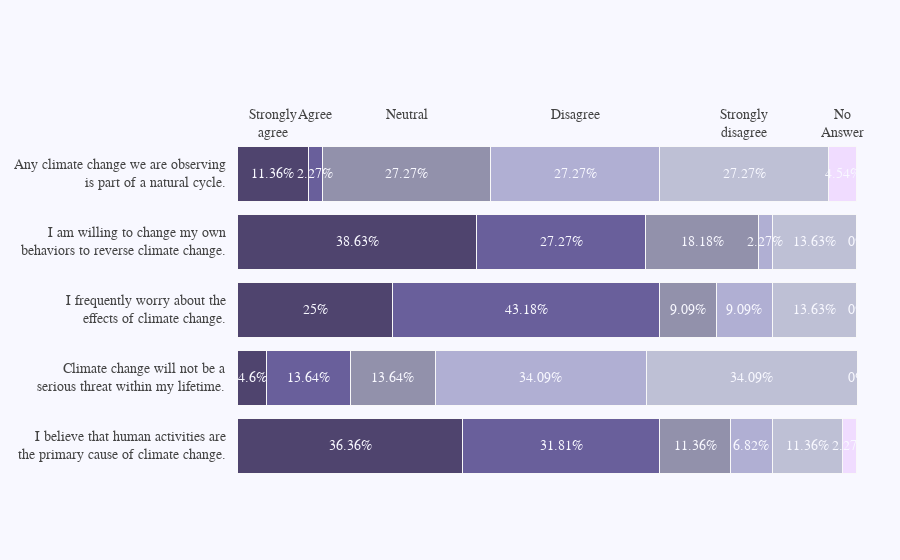

Notebook source saved alongside this figure:
### Code cell
## Note https://plotly.com/python/horizontal-bar-charts/
## x_data = percentages for each of the climate change belief questions (5)

top_labels = ['Strongly<br>agree', 'Agree', 'Neutral', 'Disagree',
              'Strongly<br>disagree', 'No<br>Answer']

colors = ['rgba(38, 24, 74, 0.8)', 'rgba(71, 58, 131, 0.8)',
          'rgba(122, 120, 150, 0.8)', 'rgba(164, 163, 204, 0.85)',
          'rgba(190, 192, 213, 1)', 'rgba(240, 220, 255, 1)']

x_data = [[36.36, 31.81, 11.36, 6.82, 11.36,2.27],
          [4.6, 13.64, 13.64, 34.09, 34.09,0],
          [25, 43.18, 9.09, 9.09, 13.63, 0],
          [38.63, 27.27, 18.18, 2.27, 13.63, 0],
          [11.36, 2.27, 27.27, 27.27, 27.27, 4.54]]

y_data = ['I believe that human activities are<br>the primary cause of climate change.',
          'Climate change will not be a<br>serious threat within my lifetime.',
          'I frequently worry about the<br> effects of climate change.',
          'I am willing to change my own<br>behaviors to reverse climate change.',
          'Any climate change we are observing<br>is part of a natural cycle.']

fig = go.Figure()

for i in range(0, len(x_data[0])):
    for xd, yd in zip(x_data, y_data):
        fig.add_trace(go.Bar(
            x=[xd[i]], y=[yd],
            orientation='h',
            marker=dict(
                color=colors[i],
                line=dict(color='rgb(248, 248, 249)', width=1)
            )
        ))

fig.layout.update(
    xaxis=dict(
        showgrid=False,
        showline=False,
        showticklabels=False,
        zeroline=False,
        domain=[0.15, 1]
    ),
    yaxis=dict(
        showgrid=False,
        showline=False,
        showticklabels=False,
        zeroline=False,
    ),
    barmode='stack',
    paper_bgcolor='rgb(248, 248, 255)',
    plot_bgcolor='rgb(248, 248, 255)',
    margin=dict(l=120, r=10, t=140, b=80),
    showlegend=False,
)

annotations = []

for yd, xd in zip(y_data, x_data):
    # labeling the y-axis
    annotations.append(dict(xref='paper', yref='y',
                            x=0.14, y=yd,
                            xanchor='right',
                            text=str(yd),
                            font=dict(family='Arial', size=14,
                                      color='rgb(67, 67, 67)'),
                            showarrow=False, align='right'))
    # labeling the first percentage of each bar (x_axis)
    annotations.append(dict(xref='x', yref='y',
                            x=xd[0] / 2, y=yd,
                            text=str(xd[0]) + '%',
                            font=dict(family='Arial', size=14,
                                      color='rgb(248, 248, 255)'),
                            showarrow=False))
    # labeling the first Likert scale (on the top)
    if yd == y_data[-1]:
        annotations.append(dict(xref='x', yref='paper',
                                x=xd[0] / 2, y=1.1,
                                text=top_labels[0],
                                font=dict(family='Arial', size=14,
                                          color='rgb(67, 67, 67)'),
                                showarrow=False))
    space = xd[0]
    for i in range(1, len(xd)):
            # labeling the rest of percentages for each bar (x_axis)
            annotations.append(dict(xref='x', yref='y',
                                    x=space + (xd[i]/2), y=yd,
                                    text=str(xd[i]) + '%',
                                    font=dict(family='Arial', size=14,
                                              color='rgb(248, 248, 255)'),
                                    showarrow=False))
            # labeling the Likert scale
            if yd == y_data[-1]:
                annotations.append(dict(xref='x', yref='paper',
                                        x=space + (xd[i]/2), y=1.1,
                                        text=top_labels[i],
                                        font=dict(family='Arial', size=14,
                                                  color='rgb(67, 67, 67)'),
                                        showarrow=False))
            space += xd[i]

fig.layout.update(annotations=annotations)

fig.show()

### Figure 1 — Plotly figure (JSON) as saved in the notebook; plotly's stock layout.template omitted (floating-point values rounded to 4 significant figures)
{"data": [{"marker": {"color": "rgba(38, 24, 74, 0.8)", "line": {"color": "rgb(248, 248, 249)", "width": 1}}, "orientation": "h", "type": "bar", "uid": "ea6eac98-bbeb-4c0c-80e6-da2643210ed5", "x": [36.36], "y": ["I believe that human activities are<br>the primary cause of climate change."]}, {"marker": {"color": "rgba(38, 24, 74, 0.8)", "line": {"color": "rgb(248, 248, 249)", "width": 1}}, "orientation": "h", "type": "bar", "uid": "b23120cb-47b8-4419-8242-7d33dab7b59e", "x": [4.6], "y": ["Climate change will not be a<br>serious threat within my lifetime."]}, {"marker": {"color": "rgba(38, 24, 74, 0.8)", "line": {"color": "rgb(248, 248, 249)", "width": 1}}, "orientation": "h", "type": "bar", "uid": "83c5c2cd-c278-4bd1-bce6-2618216322d6", "x": [25], "y": ["I frequently worry about the<br> effects of climate change."]}, {"marker": {"color": "rgba(38, 24, 74, 0.8)", "line": {"color": "rgb(248, 248, 249)", "width": 1}}, "orientation": "h", "type": "bar", "uid": "04b44544-9861-48a3-bc41-786b2da8240d", "x": [38.63], "y": ["I am willing to change my own<br>behaviors to reverse climate change."]}, {"marker": {"color": "rgba(38, 24, 74, 0.8)", "line": {"color": "rgb(248, 248, 249)", "width": 1}}, "orientation": "h", "type": "bar", "uid": "a1f20617-4115-47fb-97b4-3999dad39bef", "x": [11.36], "y": ["Any climate change we are observing<br>is part of a natural cycle."]}, {"marker": {"color": "rgba(71, 58, 131, 0.8)", "line": {"color": "rgb(248, 248, 249)", "width": 1}}, "orientation": "h", "type": "bar", "uid": "21c34cd3-a327-4728-9423-88178505f5ee", "x": [31.81], "y": ["I believe that human activities are<br>the primary cause of climate change."]}, {"marker": {"color": "rgba(71, 58, 131, 0.8)", "line": {"color": "rgb(248, 248, 249)", "width": 1}}, "orientation": "h", "type": "bar", "uid": "22c09e2f-f48e-482e-b4f9-4e3951fdd70b", "x": [13.64], "y": ["Climate change will not be a<br>serious threat within my lifetime."]}, {"marker": {"color": "rgba(71, 58, 131, 0.8)", "line": {"color": "rgb(248, 248, 249)", "width": 1}}, "orientation": "h", "type": "bar", "uid": "616899a3-627a-41b8-ad75-491668bc73a1", "x": [43.18], "y": ["I frequently worry about the<br> effects of climate change."]}, {"marker": {"color": "rgba(71, 58, 131, 0.8)", "line": {"color": "rgb(248, 248, 249)", "width": 1}}, "orientation": "h", "type": "bar", "uid": "271924a1-ec2e-403e-8a05-f26726585f2c", "x": [27.27], "y": ["I am willing to change my own<br>behaviors to reverse climate change."]}, {"marker": {"color": "rgba(71, 58, 131, 0.8)", "line": {"color": "rgb(248, 248, 249)", "width": 1}}, "orientation": "h", "type": "bar", "uid": "4ec83494-116c-4c1b-b10c-385ef9ae6e08", "x": [2.27], "y": ["Any climate change we are observing<br>is part of a natural cycle."]}, {"marker": {"color": "rgba(122, 120, 150, 0.8)", "line": {"color": "rgb(248, 248, 249)", "width": 1}}, "orientation": "h", "type": "bar", "uid": "e6217817-eccc-4748-a0ff-909d93bbd2a4", "x": [11.36], "y": ["I believe that human activities are<br>the primary cause of climate change."]}, {"marker": {"color": "rgba(122, 120, 150, 0.8)", "line": {"color": "rgb(248, 248, 249)", "width": 1}}, "orientation": "h", "type": "bar", "uid": "841d1e88-9105-46e0-a98b-cf5b3ecf5c21", "x": [13.64], "y": ["Climate change will not be a<br>serious threat within my lifetime."]}, {"marker": {"color": "rgba(122, 120, 150, 0.8)", "line": {"color": "rgb(248, 248, 249)", "width": 1}}, "orientation": "h", "type": "bar", "uid": "04961a7d-3e43-4973-ad65-746d1eb6af71", "x": [9.09], "y": ["I frequently worry about the<br> effects of climate change."]}, {"marker": {"color": "rgba(122, 120, 150, 0.8)", "line": {"color": "rgb(248, 248, 249)", "width": 1}}, "orientation": "h", "type": "bar", "uid": "9e95e33d-405c-40a4-800f-d725322d347d", "x": [18.18], "y": ["I am willing to change my own<br>behaviors to reverse climate change."]}, {"marker": {"color": "rgba(122, 120, 150, 0.8)", "line": {"color": "rgb(248, 248, 249)", "width": 1}}, "orientation": "h", "type": "bar", "uid": "f6e6833f-6870-44de-b996-2188fa44f297", "x": [27.27], "y": ["Any climate change we are observing<br>is part of a natural cycle."]}, {"marker": {"color": "rgba(164, 163, 204, 0.85)", "line": {"color": "rgb(248, 248, 249)", "width": 1}}, "orientation": "h", "type": "bar", "uid": "b58737b0-e1ed-40d5-bb1e-32bbf4a801eb", "x": [6.82], "y": ["I believe that human activities are<br>the primary cause of climate change."]}, {"marker": {"color": "rgba(164, 163, 204, 0.85)", "line": {"color": "rgb(248, 248, 249)", "width": 1}}, "orientation": "h", "type": "bar", "uid": "496dba7f-9e05-479c-a6ed-79057b2bfe1d", "x": [34.09], "y": ["Climate change will not be a<br>serious threat within my lifetime."]}, {"marker": {"color": "rgba(164, 163, 204, 0.85)", "line": {"color": "rgb(248, 248, 249)", "width": 1}}, "orientation": "h", "type": "bar", "uid": "036ad87c-e1d6-4871-a861-4fee186f4459", "x": [9.09], "y": ["I frequently worry about the<br> effects of climate change."]}, {"marker": {"color": "rgba(164, 163, 204, 0.85)", "line": {"color": "rgb(248, 248, 249)", "width": 1}}, "orientation": "h", "type": "bar", "uid": "2e3651dd-46fe-4d47-8b68-2b84c315b2ae", "x": [2.27], "y": ["I am willing to change my own<br>behaviors to reverse climate change."]}, {"marker": {"color": "rgba(164, 163, 204, 0.85)", "line": {"color": "rgb(248, 248, 249)", "width": 1}}, "orientation": "h", "type": "bar", "uid": "7ce350fd-fafd-4a11-b95d-cacf30250e23", "x": [27.27], "y": ["Any climate change we are observing<br>is part of a natural cycle."]}, {"marker": {"color": "rgba(190, 192, 213, 1)", "line": {"color": "rgb(248, 248, 249)", "width": 1}}, "orientation": "h", "type": "bar", "uid": "fe8f1090-85bf-4b09-84fa-3598d5f43ec5", "x": [11.36], "y": ["I believe that human activities are<br>the primary cause of climate change."]}, {"marker": {"color": "rgba(190, 192, 213, 1)", "line": {"color": "rgb(248, 248, 249)", "width": 1}}, "orientation": "h", "type": "bar", "uid": "3e875e27-14b2-47c4-a574-4600c3231ab2", "x": [34.09], "y": ["Climate change will not be a<br>serious threat within my lifetime."]}, {"marker": {"color": "rgba(190, 192, 213, 1)", "line": {"color": "rgb(248, 248, 249)", "width": 1}}, "orientation": "h", "type": "bar", "uid": "07522566-ee3c-4012-8e83-f9e1f073fd85", "x": [13.63], "y": ["I frequently worry about the<br> effects of climate change."]}, {"marker": {"color": "rgba(190, 192, 213, 1)", "line": {"color": "rgb(248, 248, 249)", "width": 1}}, "orientation": "h", "type": "bar", "uid": "b2af1954-cb9c-47ce-bcc1-cae44278b694", "x": [13.63], "y": ["I am willing to change my own<br>behaviors to reverse climate change."]}, {"marker": {"color": "rgba(190, 192, 213, 1)", "line": {"color": "rgb(248, 248, 249)", "width": 1}}, "orientation": "h", "type": "bar", "uid": "66736dd1-4563-496a-b98b-63eb5b7f0266", "x": [27.27], "y": ["Any climate change we are observing<br>is part of a natural cycle."]}, {"marker": {"color": "rgba(240, 220, 255, 1)", "line": {"color": "rgb(248, 248, 249)", "width": 1}}, "orientation": "h", "type": "bar", "uid": "98606330-ecf7-4e7a-ac03-add22a125679", "x": [2.27], "y": ["I believe that human activities are<br>the primary cause of climate change."]}, {"marker": {"color": "rgba(240, 220, 255, 1)", "line": {"color": "rgb(248, 248, 249)", "width": 1}}, "orientation": "h", "type": "bar", "uid": "c79760ad-6bea-4b16-b6ee-383991aeeae7", "x": [0], "y": ["Climate change will not be a<br>serious threat within my lifetime."]}, {"marker": {"color": "rgba(240, 220, 255, 1)", "line": {"color": "rgb(248, 248, 249)", "width": 1}}, "orientation": "h", "type": "bar", "uid": "e7cc2017-86c5-462b-a52f-ca0543942053", "x": [0], "y": ["I frequently worry about the<br> effects of climate change."]}, {"marker": {"color": "rgba(240, 220, 255, 1)", "line": {"color": "rgb(248, 248, 249)", "width": 1}}, "orientation": "h", "type": "bar", "uid": "5553aaeb-e753-4571-bff6-ce4011f92e61", "x": [0], "y": ["I am willing to change my own<br>behaviors to reverse climate change."]}, {"marker": {"color": "rgba(240, 220, 255, 1)", "line": {"color": "rgb(248, 248, 249)", "width": 1}}, "orientation": "h", "type": "bar", "uid": "83ea4f9a-a883-46a9-b6ae-6a08cda0c929", "x": [4.54], "y": ["Any climate change we are observing<br>is part of a natural cycle."]}], "layout": {"annotations": [{"align": "right", "font": {"color": "rgb(67, 67, 67)", "family": "Arial", "size": 14}, "showarrow": false, "text": "I believe that human activities are<br>the primary cause of climate change.", "x": 0.14, "xanchor": "right", "xref": "paper", "y": "I believe that human activities are<br>the primary cause of climate change.", "yref": "y"}, {"font": {"color": "rgb(248, 248, 255)", "family": "Arial", "size": 14}, "showarrow": false, "text": "36.36%", "x": 18.18, "xref": "x", "y": "I believe that human activities are<br>the primary cause of climate change.", "yref": "y"}, {"font": {"color": "rgb(248, 248, 255)", "family": "Arial", "size": 14}, "showarrow": false, "text": "31.81%", "x": 52.27, "xref": "x", "y": "I believe that human activities are<br>the primary cause of climate change.", "yref": "y"}, {"font": {"color": "rgb(248, 248, 255)", "family": "Arial", "size": 14}, "showarrow": false, "text": "11.36%", "x": 73.85, "xref": "x", "y": "I believe that human activities are<br>the primary cause of climate change.", "yref": "y"}, {"font": {"color": "rgb(248, 248, 255)", "family": "Arial", "size": 14}, "showarrow": false, "text": "6.82%", "x": 82.94, "xref": "x", "y": "I believe that human activities are<br>the primary cause of climate change.", "yref": "y"}, {"font": {"color": "rgb(248, 248, 255)", "family": "Arial", "size": 14}, "showarrow": false, "text": "11.36%", "x": 92.03, "xref": "x", "y": "I believe that human activities are<br>the primary cause of climate change.", "yref": "y"}, {"font": {"color": "rgb(248, 248, 255)", "family": "Arial", "size": 14}, "showarrow": false, "text": "2.27%", "x": 98.84, "xref": "x", "y": "I believe that human activities are<br>the primary cause of climate change.", "yref": "y"}, {"align": "right", "font": {"color": "rgb(67, 67, 67)", "family": "Arial", "size": 14}, "showarrow": false, "text": "Climate change will not be a<br>serious threat within my lifetime.", "x": 0.14, "xanchor": "right", "xref": "paper", "y": "Climate change will not be a<br>serious threat within my lifetime.", "yref": "y"}, {"font": {"color": "rgb(248, 248, 255)", "family": "Arial", "size": 14}, "showarrow": false, "text": "4.6%", "x": 2.3, "xref": "x", "y": "Climate change will not be a<br>serious threat within my lifetime.", "yref": "y"}, {"font": {"color": "rgb(248, 248, 255)", "family": "Arial", "size": 14}, "showarrow": false, "text": "13.64%", "x": 11.42, "xref": "x", "y": "Climate change will not be a<br>serious threat within my lifetime.", "yref": "y"}, {"font": {"color": "rgb(248, 248, 255)", "family": "Arial", "size": 14}, "showarrow": false, "text": "13.64%", "x": 25.06, "xref": "x", "y": "Climate change will not be a<br>serious threat within my lifetime.", "yref": "y"}, {"font": {"color": "rgb(248, 248, 255)", "family": "Arial", "size": 14}, "showarrow": false, "text": "34.09%", "x": 48.93, "xref": "x", "y": "Climate change will not be a<br>serious threat within my lifetime.", "yref": "y"}, {"font": {"color": "rgb(248, 248, 255)", "family": "Arial", "size": 14}, "showarrow": false, "text": "34.09%", "x": 83.02, "xref": "x", "y": "Climate change will not be a<br>serious threat within my lifetime.", "yref": "y"}, {"font": {"color": "rgb(248, 248, 255)", "family": "Arial", "size": 14}, "showarrow": false, "text": "0%", "x": 100.1, "xref": "x", "y": "Climate change will not be a<br>serious threat within my lifetime.", "yref": "y"}, {"align": "right", "font": {"color": "rgb(67, 67, 67)", "family": "Arial", "size": 14}, "showarrow": false, "text": "I frequently worry about the<br> effects of climate change.", "x": 0.14, "xanchor": "right", "xref": "paper", "y": "I frequently worry about the<br> effects of climate change.", "yref": "y"}, {"font": {"color": "rgb(248, 248, 255)", "family": "Arial", "size": 14}, "showarrow": false, "text": "25%", "x": 12.5, "xref": "x", "y": "I frequently worry about the<br> effects of climate change.", "yref": "y"}, {"font": {"color": "rgb(248, 248, 255)", "family": "Arial", "size": 14}, "showarrow": false, "text": "43.18%", "x": 46.59, "xref": "x", "y": "I frequently worry about the<br> effects of climate change.", "yref": "y"}, {"font": {"color": "rgb(248, 248, 255)", "family": "Arial", "size": 14}, "showarrow": false, "text": "9.09%", "x": 72.73, "xref": "x", "y": "I frequently worry about the<br> effects of climate change.", "yref": "y"}, {"font": {"color": "rgb(248, 248, 255)", "family": "Arial", "size": 14}, "showarrow": false, "text": "9.09%", "x": 81.82, "xref": "x", "y": "I frequently worry about the<br> effects of climate change.", "yref": "y"}, {"font": {"color": "rgb(248, 248, 255)", "family": "Arial", "size": 14}, "showarrow": false, "text": "13.63%", "x": 93.18, "xref": "x", "y": "I frequently worry about the<br> effects of climate change.", "yref": "y"}, {"font": {"color": "rgb(248, 248, 255)", "family": "Arial", "size": 14}, "showarrow": false, "text": "0%", "x": 99.99, "xref": "x", "y": "I frequently worry about the<br> effects of climate change.", "yref": "y"}, {"align": "right", "font": {"color": "rgb(67, 67, 67)", "family": "Arial", "size": 14}, "showarrow": false, "text": "I am willing to change my own<br>behaviors to reverse climate change.", "x": 0.14, "xanchor": "right", "xref": "paper", "y": "I am willing to change my own<br>behaviors to reverse climate change.", "yref": "y"}, {"font": {"color": "rgb(248, 248, 255)", "family": "Arial", "size": 14}, "showarrow": false, "text": "38.63%", "x": 19.32, "xref": "x", "y": "I am willing to change my own<br>behaviors to reverse climate change.", "yref": "y"}, {"font": {"color": "rgb(248, 248, 255)", "family": "Arial", "size": 14}, "showarrow": false, "text": "27.27%", "x": 52.27, "xref": "x", "y": "I am willing to change my own<br>behaviors to reverse climate change.", "yref": "y"}, {"font": {"color": "rgb(248, 248, 255)", "family": "Arial", "size": 14}, "showarrow": false, "text": "18.18%", "x": 74.99, "xref": "x", "y": "I am willing to change my own<br>behaviors to reverse climate change.", "yref": "y"}, {"font": {"color": "rgb(248, 248, 255)", "family": "Arial", "size": 14}, "showarrow": false, "text": "2.27%", "x": 85.22, "xref": "x", "y": "I am willing to change my own<br>behaviors to reverse climate change.", "yref": "y"}, {"font": {"color": "rgb(248, 248, 255)", "family": "Arial", "size": 14}, "showarrow": false, "text": "13.63%", "x": 93.17, "xref": "x", "y": "I am willing to change my own<br>behaviors to reverse climate change.", "yref": "y"}, {"font": {"color": "rgb(248, 248, 255)", "family": "Arial", "size": 14}, "showarrow": false, "text": "0%", "x": 99.98, "xref": "x", "y": "I am willing to change my own<br>behaviors to reverse climate change.", "yref": "y"}, {"align": "right", "font": {"color": "rgb(67, 67, 67)", "family": "Arial", "size": 14}, "showarrow": false, "text": "Any climate change we are observing<br>is part of a natural cycle.", "x": 0.14, "xanchor": "right", "xref": "paper", "y": "Any climate change we are observing<br>is part of a natural cycle.", "yref": "y"}, {"font": {"color": "rgb(248, 248, 255)", "family": "Arial", "size": 14}, "showarrow": false, "text": "11.36%", "x": 5.68, "xref": "x", "y": "Any climate change we are observing<br>is part of a natural cycle.", "yref": "y"}, {"font": {"color": "rgb(67, 67, 67)", "family": "Arial", "size": 14}, "showarrow": false, "text": "Strongly<br>agree", "x": 5.68, "xref": "x", "y": 1.1, "yref": "paper"}, {"font": {"color": "rgb(248, 248, 255)", "family": "Arial", "size": 14}, "showarrow": false, "text": "2.27%", "x": 12.49, "xref": "x", "y": "Any climate change we are observing<br>is part of a natural cycle.", "yref": "y"}, {"font": {"color": "rgb(67, 67, 67)", "family": "Arial", "size": 14}, "showarrow": false, "text": "Agree", "x": 12.49, "xref": "x", "y": 1.1, "yref": "paper"}, {"font": {"color": "rgb(248, 248, 255)", "family": "Arial", "size": 14}, "showarrow": false, "text": "27.27%", "x": 27.27, "xref": "x", "y": "Any climate change we are observing<br>is part of a natural cycle.", "yref": "y"}, {"font": {"color": "rgb(67, 67, 67)", "family": "Arial", "size": 14}, "showarrow": false, "text": "Neutral", "x": 27.27, "xref": "x", "y": 1.1, "yref": "paper"}, {"font": {"color": "rgb(248, 248, 255)", "family": "Arial", "size": 14}, "showarrow": false, "text": "27.27%", "x": 54.53, "xref": "x", "y": "Any climate change we are observing<br>is part of a natural cycle.", "yref": "y"}, {"font": {"color": "rgb(67, 67, 67)", "family": "Arial", "size": 14}, "showarrow": false, "text": "Disagree", "x": 54.53, "xref": "x", "y": 1.1, "yref": "paper"}, {"font": {"color": "rgb(248, 248, 255)", "family": "Arial", "size": 14}, "showarrow": false, "text": "27.27%", "x": 81.81, "xref": "x", "y": "Any climate change we are observing<br>is part of a natural cycle.", "yref": "y"}, {"font": {"color": "rgb(67, 67, 67)", "family": "Arial", "size": 14}, "showarrow": false, "text": "Strongly<br>disagree", "x": 81.81, "xref": "x", "y": 1.1, "yref": "paper"}, {"font": {"color": "rgb(248, 248, 255)", "family": "Arial", "size": 14}, "showarrow": false, "text": "4.54%", "x": 97.71, "xref": "x", "y": "Any climate change we are observing<br>is part of a natural cycle.", "yref": "y"}, {"font": {"color": "rgb(67, 67, 67)", "family": "Arial", "size": 14}, "showarrow": false, "text": "No<br>Answer", "x": 97.71, "xref": "x", "y": 1.1, "yref": "paper"}], "barmode": "stack", "margin": {"b": 80, "l": 120, "r": 10, "t": 140}, "paper_bgcolor": "rgb(248, 248, 255)", "plot_bgcolor": "rgb(248, 248, 255)", "showlegend": false, "xaxis": {"domain": [0.15, 1], "showgrid": false, "showline": false, "showticklabels": false, "zeroline": false}, "yaxis": {"showgrid": false, "showline": false, "showticklabels": false, "zeroline": false}}}
